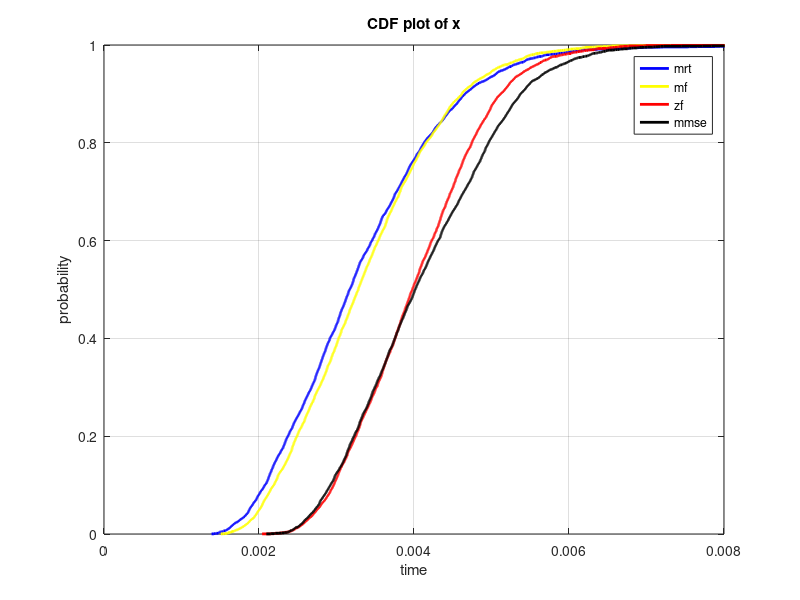

MATLAB code to generate this figure:
clc; 
clear all; 
close all; 
warning off;

figure;
load Time_mrt.mat
h = cdfplot(time(:,1)); % Create the CDF plot
set(h, 'Color', 'b', 'LineStyle', '-', 'LineWidth', 2); % Set color to blue, line style to solid, and line width
hold on;

load Time_mf.mat
h = cdfplot(time(:,1)); % Create the CDF plot
set(h, 'Color', 'y', 'LineStyle', '-', 'LineWidth', 2); % Set color to blue, line style to solid, and line width
hold on;

load Time_zf.mat
h = cdfplot(time(:,1)); % Create the CDF plot
set(h, 'Color', 'r', 'LineStyle', '-', 'LineWidth', 2); % Set color to blue, line style to solid, and line width
hold on;

load Time_mmse.mat
h = cdfplot(time(:,1)); % Create the CDF plot
set(h, 'Color', 'k', 'LineStyle', '-', 'LineWidth', 2); % Set color to blue, line style to solid, and line width
hold on;




grid on

xlim([0, 0.008]);
xlabel('time')
ylabel('probability')
legend('mrt','mf','zf','mmse');
